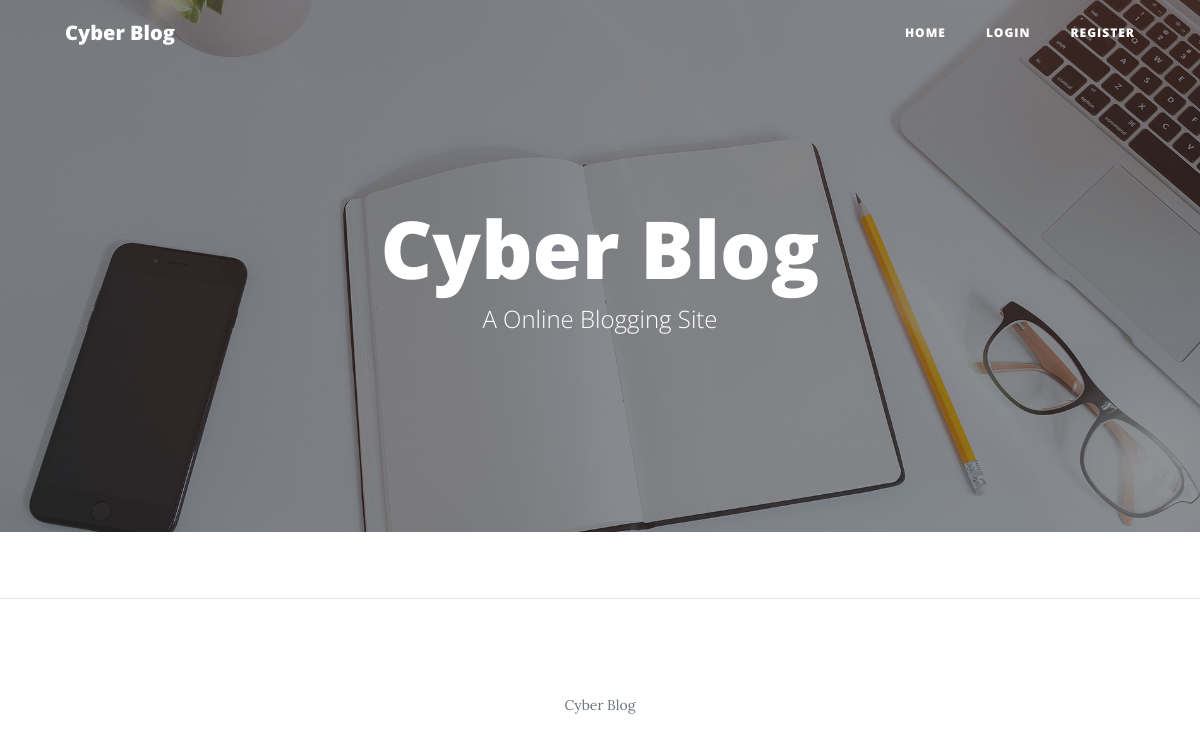
Before: / with the older database file.
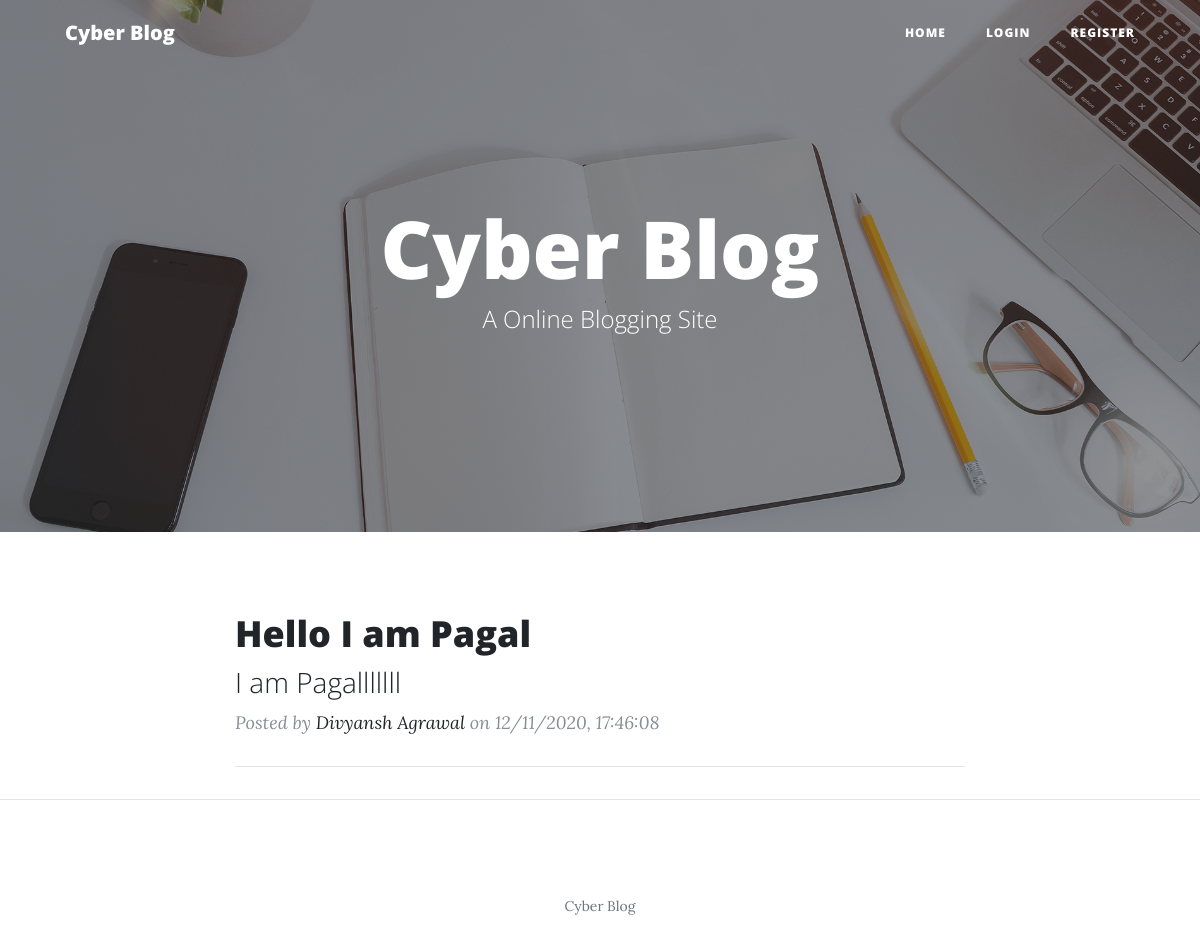
After: the same page with the newer database file.
### app.py (models this page shows)
class Blog(db.Model):
	__tablename__ = 'blogs'
	id = db.Column(db.Integer, primary_key=True)
	user_id = db.Column(db.Integer)
	title = db.Column(db.Text)
	subtitle = db.Column(db.Text)
	image = db.Column(db.Text)
	datetime = db.Column(db.String)
	content = db.Column(db.Text)
	views = db.Column(db.Integer)
	comments = db.Column(db.Text)
	claps = db.Column(db.Integer)
	url = db.Column(db.Text)

class User(db.Model):
	__tablename__ = 'users'
	id = db.Column(db.Integer, primary_key=True)
	name = db.Column(db.String, unique=True, nullable=False)
	username = db.Column(db.String(80), unique=True, nullable=False)
	password = db.Column(db.String(120), unique=True, nullable=False)
	about = db.Column(db.Text, nullable=False)
	profile_pic= db.Column(db.LargeBinary)
	following = db.Column(db.Text)
	followers = db.Column(db.Text)

### app.py (the view)
@app.route('/')
def index():
	blogl = Blog.query.order_by(Blog.id.desc()).all()
	userd = User.query
	if 'user_id' in session:
		return render_template('Blog/index.html', blogl = blogl, userd=userd, UPLOAD_FOLDER = str(userd.filter_by(id=session['user_id']).first().profile_pic, 'utf-8'))
	else:
		return render_template('Blog/index.html', blogl = blogl, userd=userd)

### templates/Blog/index.html (shortened to what this page needs)
{% extends('layout3.html') %}
{% block header %}
  <header class="masthead" style="background-image: url('/static/blog/img/home-bg.jpg')">
    <div class="overlay"></div>
    <div class="container">
      <div class="row">
        <div class="col-lg-8 col-md-10 mx-auto">
          <div class="site-heading">
            <h1>Cyber Blog</h1>
            <span class="subheading">A Online Blogging Site</span>
          </div>
        </div>
      </div>
    </div>
  </header>
{% endblock %}
{% block body %}
  <div class="container">
    <div class="row">
      <div class="col-lg-8 col-md-10 mx-auto">
      {% for blog in blogl %}
        <div class="post-preview">
          <a href="/@{{ userd.filter_by(id=blog.user_id).first().username }}/{{blog.url}}">
            <h2 class="post-title">
              {{ blog.title }}
            </h2>
            <h3 class="post-subtitle">
              {{ blog.subtitle }}
            </h3>
          </a>
          <p class="post-meta">Posted by
            <a href="/@{{ userd.filter_by(id=blog.user_id).first().username }}">{{ userd.filter_by(id=blog.user_id).first().name }}</a>
            on {{ blog.datetime }}</p>
        </div>
        <hr>
      {% endfor %}
      </div>
    </div>
  </div>
  {% endblock %}

### templates/layout3.html (shortened to what this page needs)
<!DOCTYPE html>
<html lang="en">
<head>
  <link href="/static/blog/vendor/bootstrap/css/bootstrap.min.css" rel="stylesheet">
  <link href="/static/blog/vendor/fontawesome-free/css/all.min.css" rel="stylesheet" type="text/css">
  <link href="/static/blog/css/clean-blog.min.css" rel="stylesheet">
</head>
<body>
  <nav class="navbar navbar-expand-lg navbar-light fixed-top" id="mainNav">
    <div class="container">
      <a class="navbar-brand" href="/">Cyber Blog</a>
      <div class="collapse navbar-collapse" id="navbarResponsive">
        <ul class="navbar-nav ml-auto">
          <li class="nav-item">
        <a class="nav-link" href="/">Home</a>
      </li>
  </ul>
    {% if not session['user_id'] %}
     <ul class="navbar-nav">
      <li class="nav-item">
        <a class="nav-link" href="/login">Login</a>
      </li>
      <li class="nav-item">
        <a class="nav-link" href="/register">Register</a>
      </li>
      {% endif %}
        </ul>
      </div>
    </div>
  </nav>
  {% block header %}
  {% endblock%}
  {% block body %}
  {% endblock %}
  <hr>
  <footer>
    <div class="container">
      <div class="row">
        <div class="col-lg-8 col-md-10 mx-auto">
          <p class="copyright text-muted">Cyber Blog</p>
        </div>
      </div>
    </div>
  </footer>
</body>
</html>

Changed rows visible on the page:
added Blog: title "Hello I am Pagal", subtitle "I am Pagalllllll", datetime "12/11/2020, 17:46:08"
added User: filter_by "Divyansh Agrawal"
